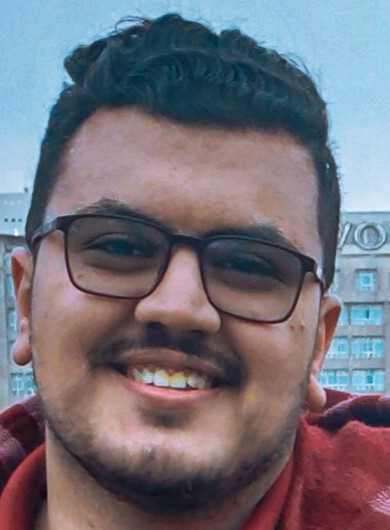
#> input picture Images/1647611882025.jpg, 390 x 530 px
$ python -i ReagionGrowing.py   (imports and definitions only)   (older library calls are emulated)
#> lines starting #> are read from the running program, lines starting #| are printed output that depends on the picture
#> in RegionGrowing, image is the input picture: shape (530, 390, 3); mean R, G, B 116.3, 112.5, 122.2
import random
import numpy as np
import cv2
from skimage.io import imread,imsave
from skimage.filters import rank,gaussian
from skimage.morphology import disk
from skimage.feature import peak_local_max
from skimage.segmentation import watershed
from skimage.segmentation import mark_boundaries
from skimage.measure import label
from skimage.color import rgb2hsv


#----------------------------------- Region Growing---------------------------

#----------------------------------- Second method ---------------------------
def get_descr(region):
    return [region[:,0].mean(), region[:,1].mean(), region[:,2].mean()]
def get_markers(im, indices=False):
#> called with indices = False
    im_ = gaussian(im, sigma=4)
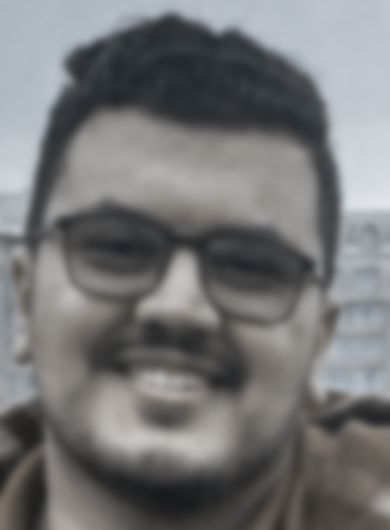
#> im_: shape (530, 390, 3) float64; mean R, G, B 0.463, 0.465, 0.467
    gradr = rank.gradient(im_[:,:,0],disk(5)).astype('int')
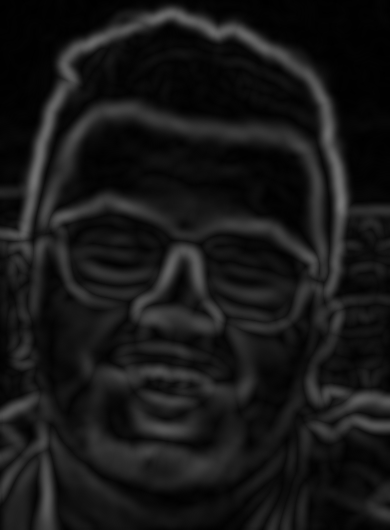
#> gradr: shape (530, 390) int64; min 0, max 118, mean 23.1
    gradg = rank.gradient(im_[:,:,1],disk(5)).astype('int')
    gradb = rank.gradient(im_[:,:,2],disk(5)).astype('int')
    grad = gradr+gradg+gradb
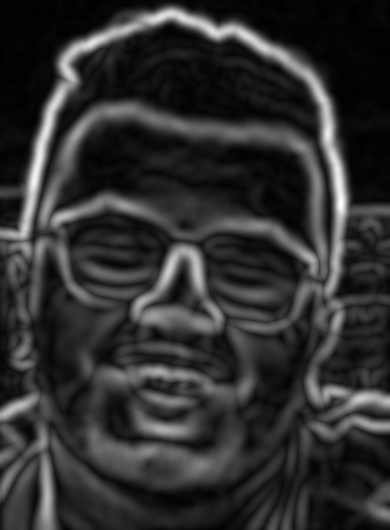
#> grad: shape (530, 390) int64; min 0, max 358, mean 68.3; drawn with min black and max white

    return peak_local_max(grad.max()-grad,threshold_rel=0.5, min_distance=60),grad

def RegionGrowing (filename):
    image = imread(filename)
    markers, grad = get_markers(image, False)
#> markers = [[93, 189], [154, 258], [160, 96], [222, 292], [378, 290], [265, 123], [353, 109]]
    markers = label(markers)
#> markers = [[1, 2], [3, 4], [5, 6], [7, 8], [9, 10], [11, 12], [13, 14]]
#> (the run stopped early here; a loop or call above may not have finished)

$ run again, on Images/Everest_North_Face_toward_Base_Camp_Tibet_Luca_Galuzzi_2006.jpg
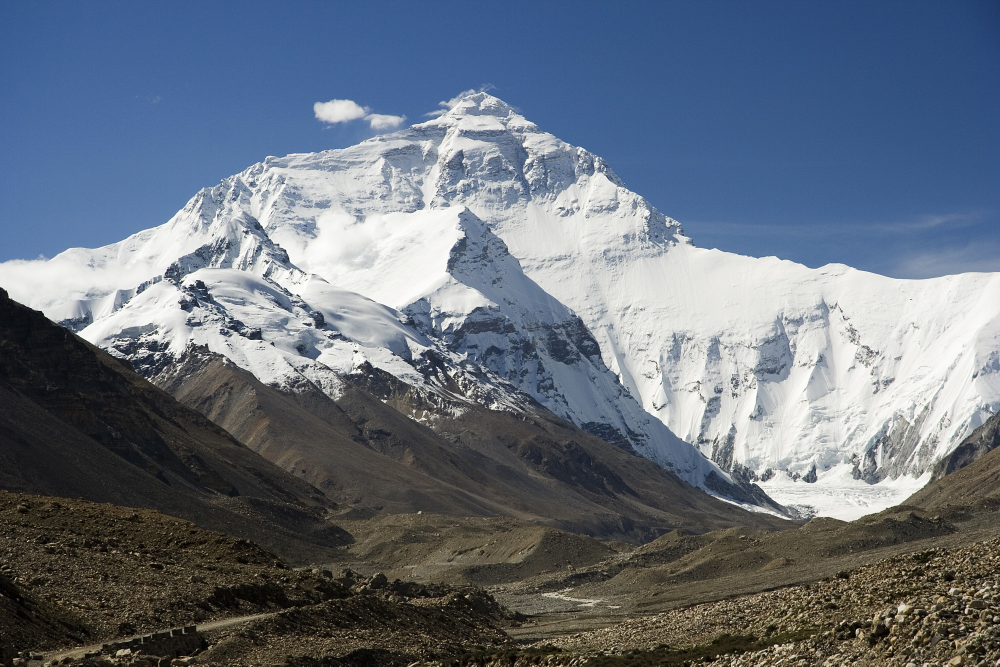
#> input picture Images/Everest_North_Face_toward_Base_Camp_Tibet_Luca_Galuzzi_2006.jpg, 2000 x 1333 px (shown at 1/2 size)
#> in RegionGrowing, image is the input picture: shape (1333, 2000, 3); mean R, G, B 103.1, 112.6, 125.2
#> in get_markers, `im_ = gaussian(im, sigma=4)`:
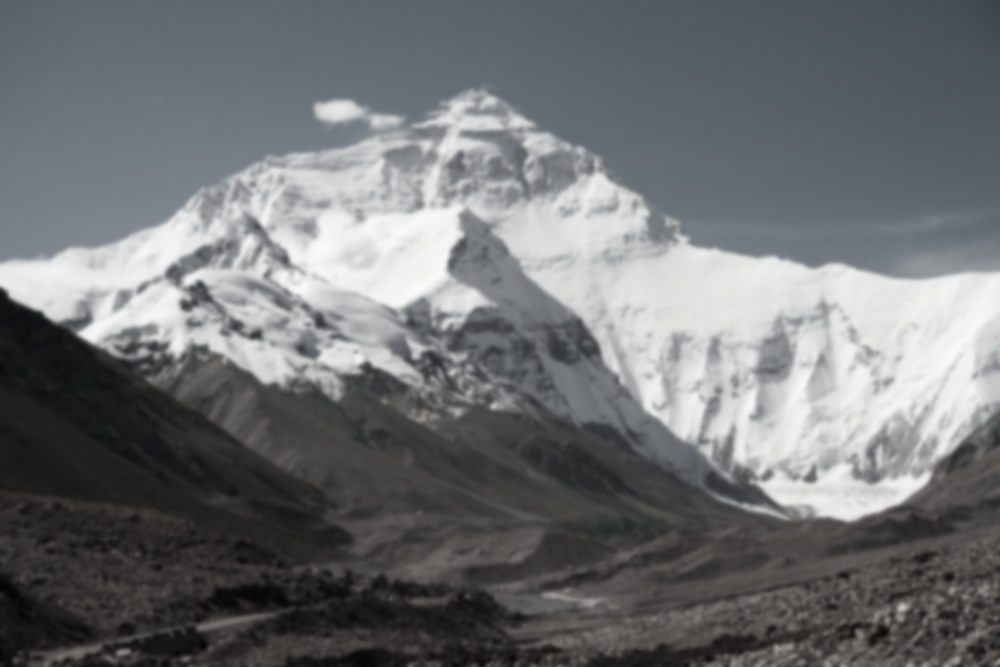
#> im_: shape (1333, 2000, 3) float64 (shown at 1/2 size); mean R, G, B 0.439, 0.447, 0.456
#> in get_markers, `grad = gradr+gradg+gradb`:
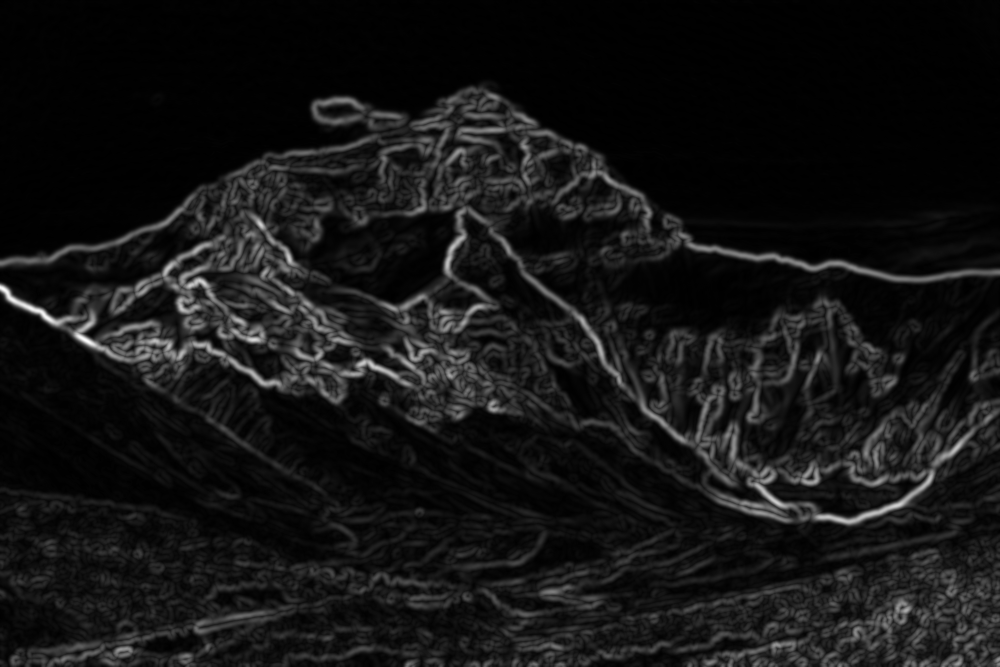
#> grad: shape (1333, 2000) int64 (shown at 1/2 size); min 0, max 481, mean 40.2; drawn with min black and max white
#> in RegionGrowing, `markers, grad = get_markers(image, False)`: markers = 223 pairs, first value 60 to 1267, second value 60 to 1936
#> in RegionGrowing, `markers = label(markers)`: markers = 223 pairs, first value 1 to 400, second value 2 to 401

$ run again, on Images/boat.jpg
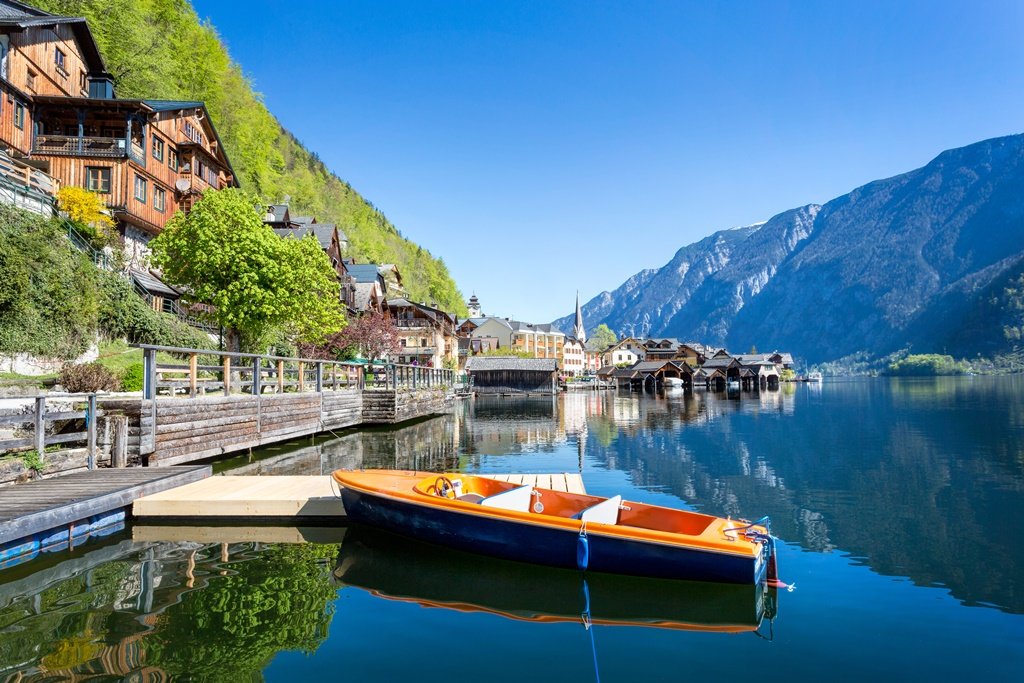
#> input picture Images/boat.jpg, 1024 x 683 px
#> in RegionGrowing, image is the input picture: shape (683, 1024, 3); mean R, G, B 87.2, 123.5, 138.8
#> in get_markers, `im_ = gaussian(im, sigma=4)`:
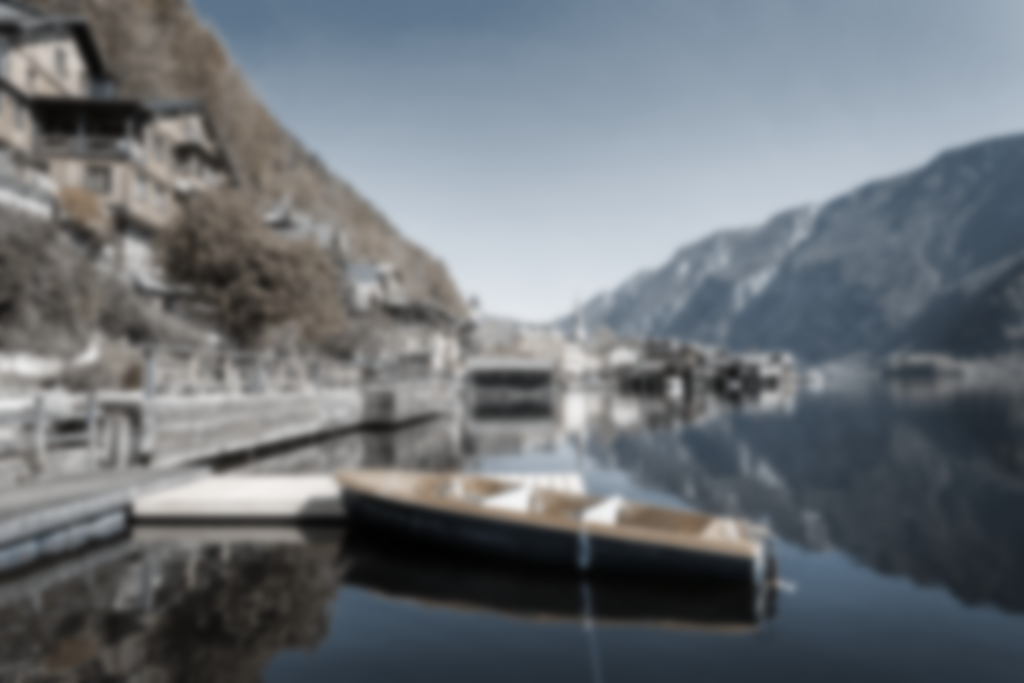
#> im_: shape (683, 1024, 3) float64; mean R, G, B 0.427, 0.447, 0.467
#> in get_markers, `grad = gradr+gradg+gradb`:
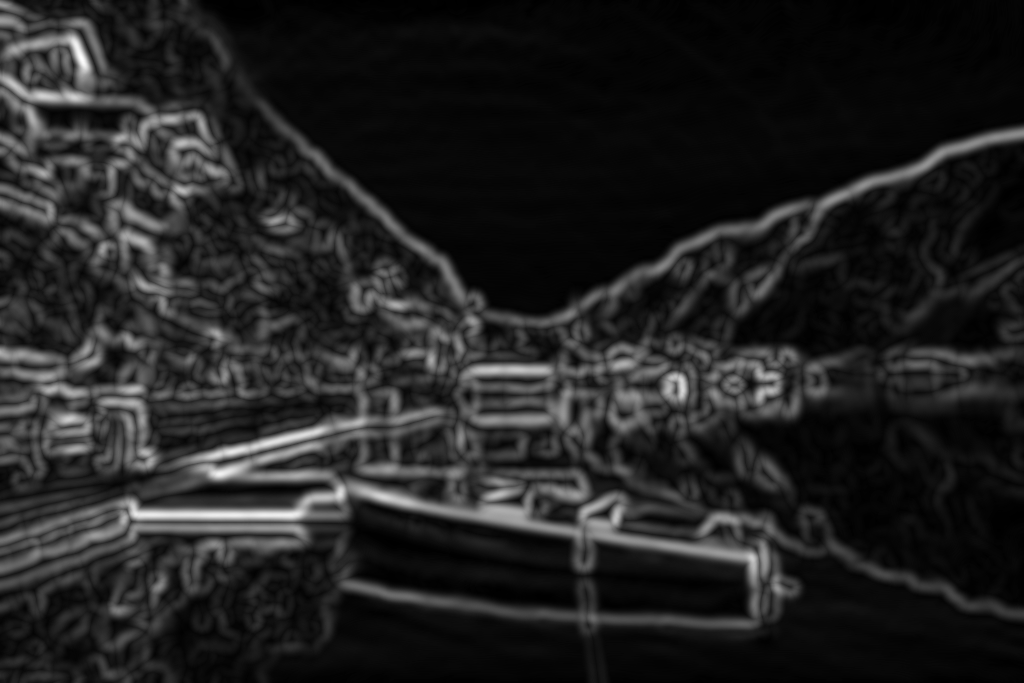
#> grad: shape (683, 1024) int64; min 0, max 440, mean 59.5; drawn with min black and max white
#> in RegionGrowing, `markers, grad = get_markers(image, False)`: markers = 30 pairs, first value 80 to 589, second value 82 to 900
#> in RegionGrowing, `markers = label(markers)`: markers = 30 pairs, first value 1 to 59, second value 2 to 60
